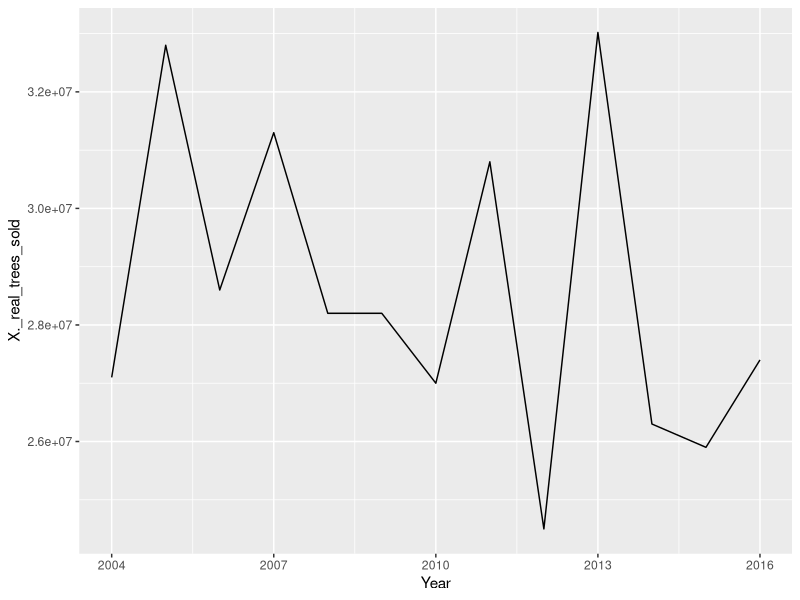
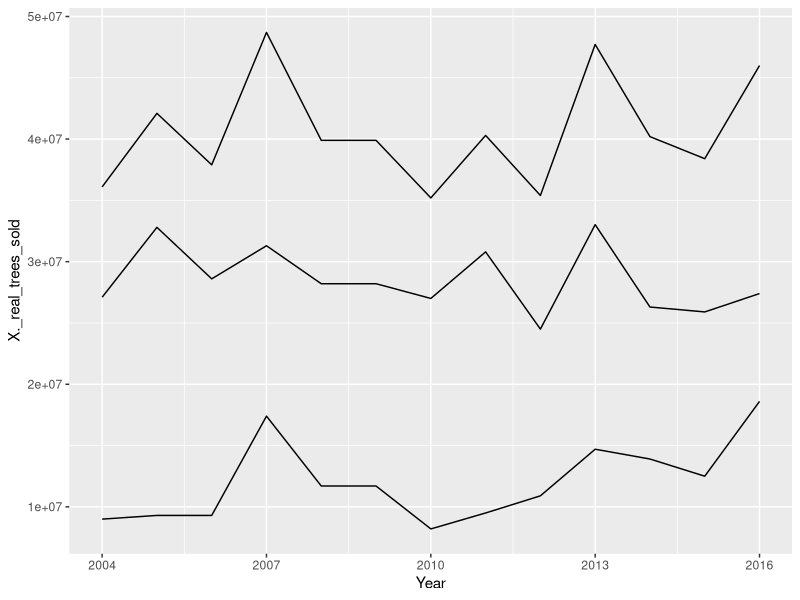
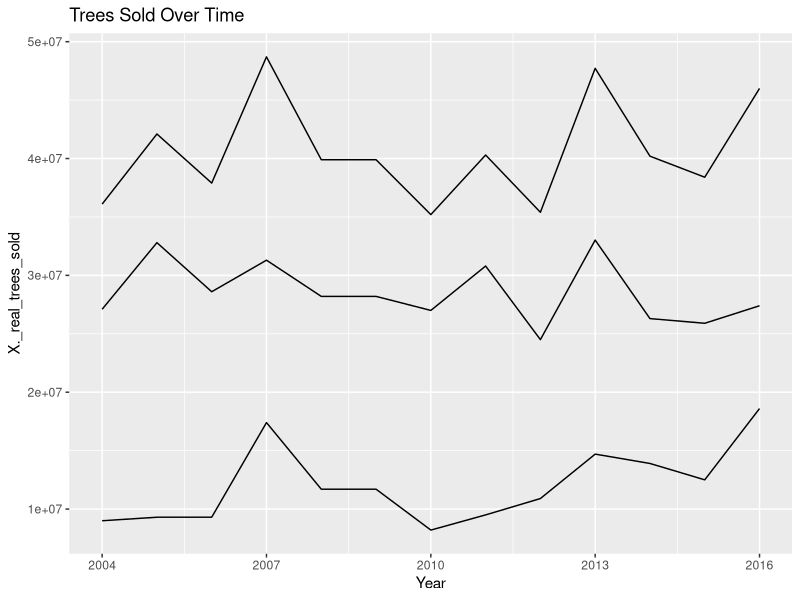
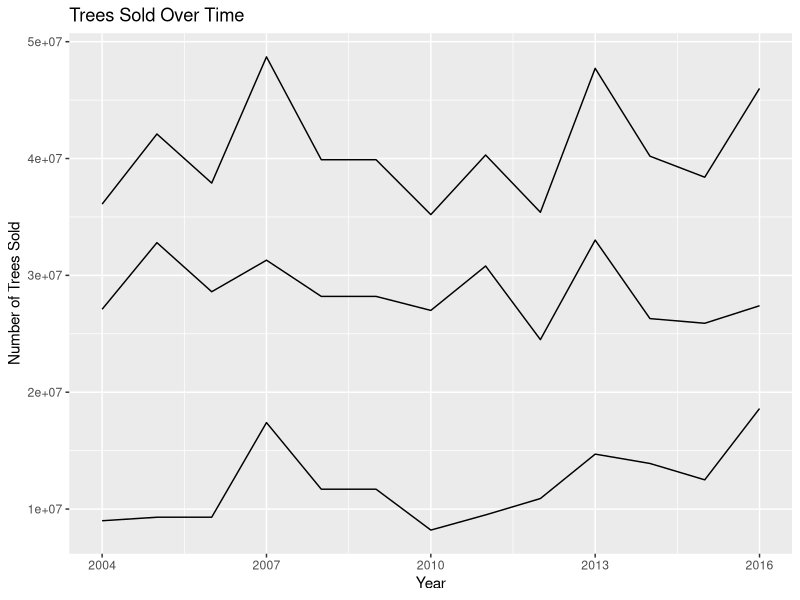
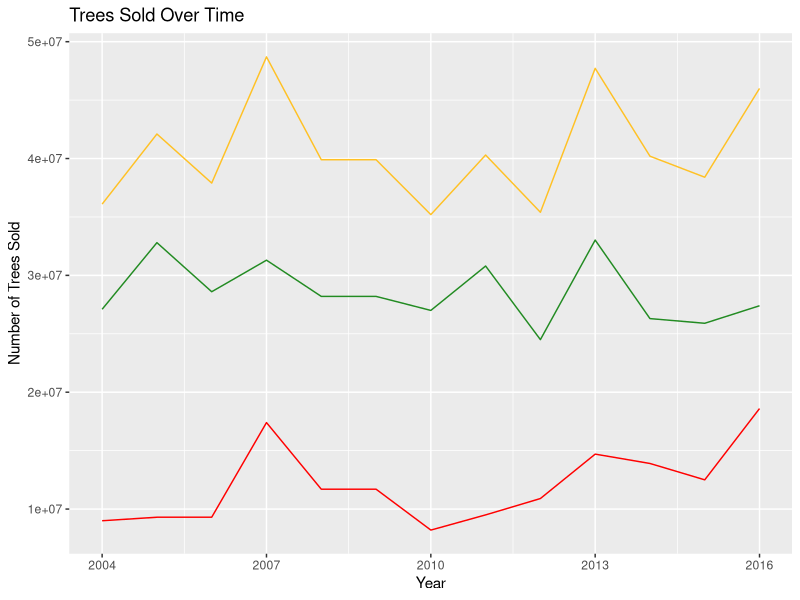
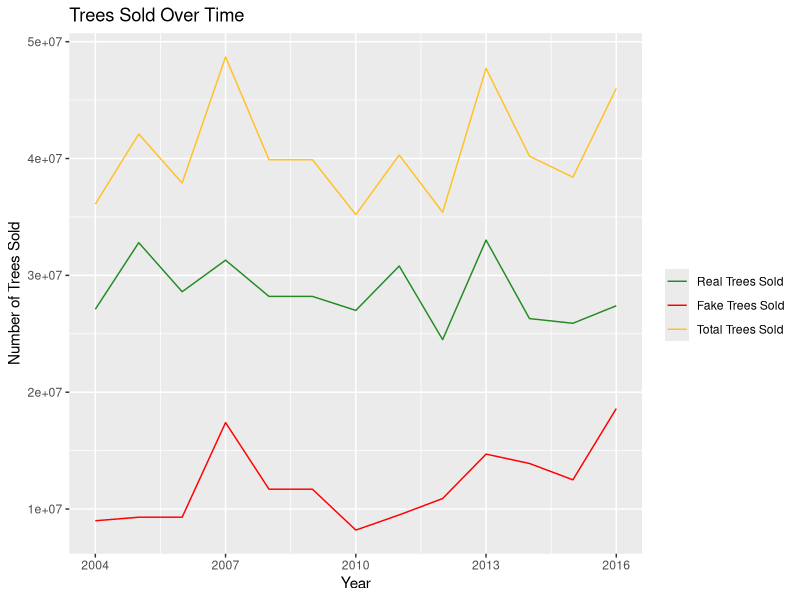
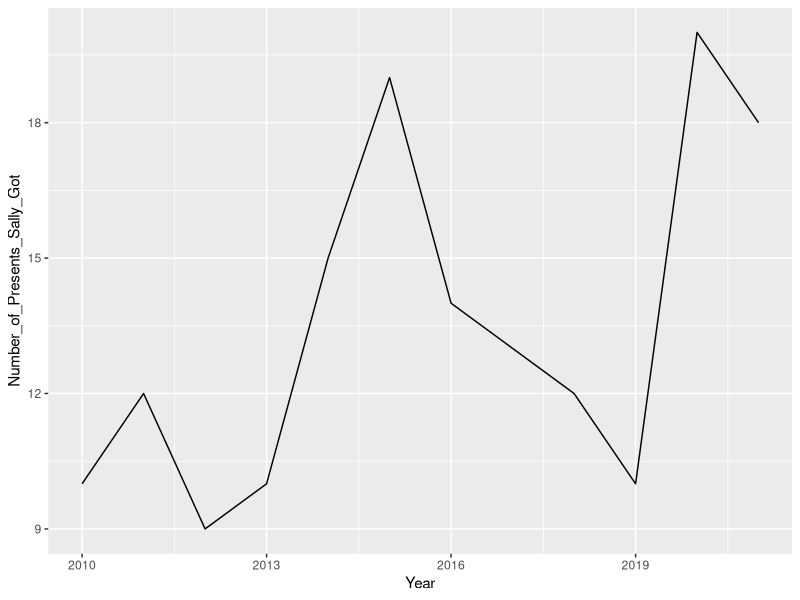

Here is the R script that generated these plots, in order:
# Install Packages
install.packages("dplyr")
install.packages("tidyverse")
install.packages("ggplot2")
install.packages("readr")
install.packages("gridextra")
install.packages("rmarkdown")

# Libraries
library(dplyr)
library(tidyverse)
library(ggplot2)
library(readr)
library(gridExtra)
library(rmarkdown)

Tree_Data <- read.csv("Christmas_Tree.csv") # Loading Tree Data

## Simple Line Chart
ggplot(Tree_Data, aes(x=Year, y=X._real_trees_sold)) + # Year is on the X-axis, Real trees sold is on the y axis
  geom_line() # Makes it a line chart

## Line Chart with all three trakced
ggplot(Tree_Data, aes(x=Year)) +
  geom_line(aes(y = X._real_trees_sold)) +
  geom_line(aes(y = X._fake_trees_sold)) +
  geom_line(aes(y = total_trees_sold))

## Add a title
ggplot(Tree_Data, aes(x=Year)) +
  geom_line(aes(y = X._real_trees_sold)) + # Line for real trees sold
  geom_line(aes(y = X._fake_trees_sold)) + # Line for fake trees sold
  geom_line(aes(y = total_trees_sold)) + # Line for total trees sold
  ggtitle("Trees Sold Over Time") # Title

## Add x and y axis labels
ggplot(Tree_Data, aes(x=Year)) +
  geom_line(aes(y = X._real_trees_sold)) + # Line for real trees sold
  geom_line(aes(y = X._fake_trees_sold)) + # Line for fake trees sold
  geom_line(aes(y = total_trees_sold)) + # Line for total trees sold
  ggtitle("Trees Sold Over Time") + # Title
  labs(y = "Number of Trees Sold", x = "Year") # Y and x labels

## Adding Colors To The Lines
ggplot(Tree_Data, aes(x=Year)) +
  geom_line(aes(y = X._real_trees_sold), color = "forestgreen") + # Line for real trees sold, changing color
  geom_line(aes(y = X._fake_trees_sold), color = "red") + # Line for fake trees sold, changing color
  geom_line(aes(y = total_trees_sold), color = "goldenrod1") + # Line for total trees sold, changing color
  ggtitle("Trees Sold Over Time") + # Title
  labs(y = "Number of Trees Sold", x = "Year") # Y and x labels

## Adding a Legend

ggplot(Tree_Data, aes(x=Year)) +
  geom_line(aes(y = X._real_trees_sold, color = "Real Trees Sold")) + # Line for real trees sold, changing color
  geom_line(aes(y = X._fake_trees_sold, color = "Fake Trees Sold")) + # Line for fake trees sold, changing color
  geom_line(aes(y = total_trees_sold, color = "Total Trees Sold")) + # Line for total trees sold, changing color
  ggtitle("Trees Sold Over Time") + # Title
  scale_colour_manual("", breaks = c("Real Trees Sold", "Fake Trees Sold", "Total Trees Sold"), # Making the Legend
  values = c("forestgreen", "red", "goldenrod1")) + # Assigning colors to each of the lines
  labs(y = "Number of Trees Sold", x = "Year") # Y and x labels


# Connected Scatterplot




# Elf Data
Gift_Data <- read.csv("Gift_Data.csv")

ggplot(Gift_Data, aes(x=Year, y=Number_of_Presents_Sally_Got)) + # Year is on the X-axis, Real trees sold is on the y axis
  geom_line() # Makes it a line chart
